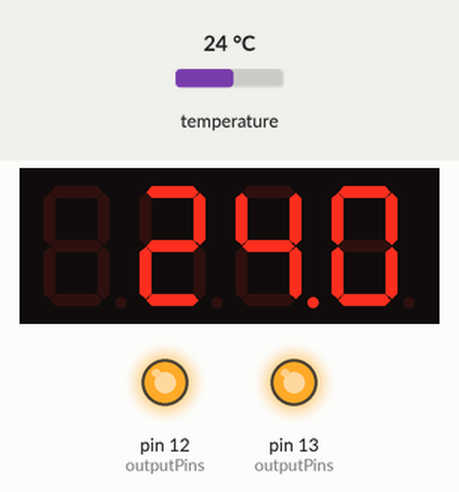
The sketch below on a simulated Arduino Uno, built with avr-gcc and run on an emulated ATmega328P. On the bench: 4-digit seven-segment display, output pins drawn as LEDs (lit = HIGH). Wiring (inferred from the names in the program): 4-digit 7-segment display, segments lit when LOW: segments pin 0, pin 1, pin 2, pin 3, pin 4, pin 5, pin 6, pin 7; digit selects pin 8, pin 9, pin 10, pin 11. Inputs (shaded band) come from the test bench; at power-on: temperature 24 °C. The segment pins are drawn as the display they are named for; pins used as bus, display or sensor lines are not drawn.

Above: at 2.8 s.
2.9 s: temperature set to 12 °C
At 3.4 s:
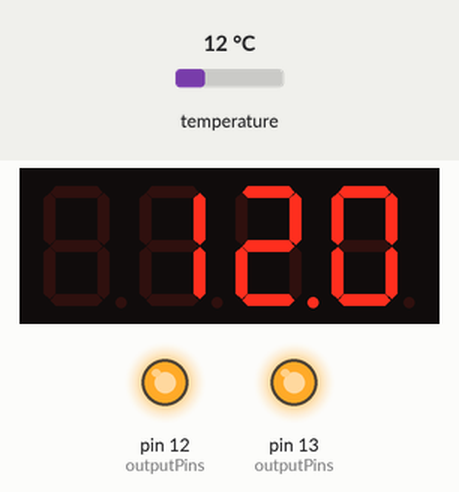
4.5 s: temperature set to 19 °C
At 5.7 s:
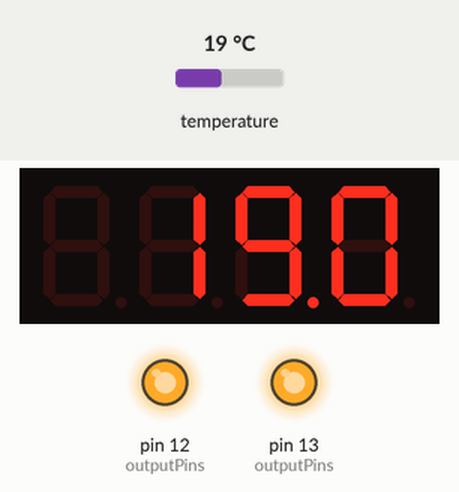
6.6 s: temperature set to 28 °C
At 8.4 s:
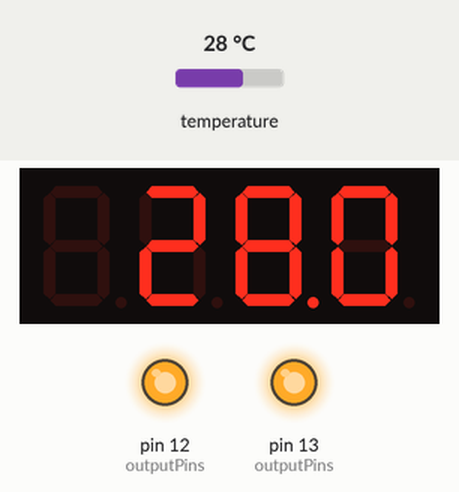
Timing chart, 0 to 9.9 s (numbered marks = the images above; inputs shaded):
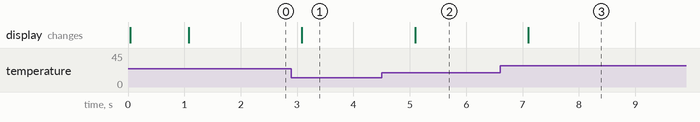

The sketch:

thermometer.ino
```cpp
#include <OneWire.h>

#define pb0  8
#define pb1  9
#define pb2  10
#define pb3  11
#define pb4  12
#define pb5  13

#define pd0  0
#define pd1  1
#define pd2  2
#define pd3  3
#define pd4  4
#define pd5  5
#define pd6  6
#define pd7  7

#define segA  0xFE
#define segB  0xFD
#define segC  0xFB
#define segD  0xF7
#define segE  0xEF
#define segF  0xDF
#define segG  0xBF
#define segDP 0x7F

// DS18S20 Temperature chip i/o
OneWire ds(A3);

const byte charsMap[13] =
{
    segA & segB & segC & segD & segE & segF,        // 0
    segB & segC,                                    // 1
    segA & segB & segD & segE & segG,               // 2
    segA & segB & segC & segD & segG,               // 3
    segB & segC & segF & segG,                      // 4
    segA & segC & segD & segG & segF,               // 5
    segA & segC & segD & segE & segF & segG,        // 6
    segA & segB & segC,                             // 7
    segA & segB & segC & segD & segE & segF & segG, // 8
    segA & segB & segC & segD & segF & segG,        // 9
    segG,                                           // -
    0xFF                                            // off
};

const byte outputPins[14] = {pd0, pd1, pd2, pd3, pd4, pd5, pd6, pd7, pb0, pb1, pb2, pb3, pb4, pb5};
const byte ledsAnodes[4] = {0xFE, 0xFD, 0xFB, 0xF7};

byte displayBuffer[4] = {10, 10, 10, 10};
byte currentDigit = 0;
byte isTempMeasured = false;
byte sensorAddr[8];

bool isConvPending = false;

unsigned long lastUpdate;
unsigned long currentMillis;

void setup(void)
{
    for (int i = 0; i < 14; i++)
    {
        pinMode(outputPins[i], OUTPUT);
    }

    PORTD = 0xFF;
    PORTB = PORTB | 0xFF;

    OCR0A = 0xAF;
    TIMSK0 |= _BV(OCIE0A);
}

void showDigit()
{
    PORTB = PORTB | 0x0F;
    PORTD = charsMap[displayBuffer[currentDigit]];

    if (currentDigit == 2 && isTempMeasured)
    {
        PORTD = PORTD & segDP;
    }

    PORTB = PORTB & ledsAnodes[currentDigit];

    currentDigit = currentDigit < 3 ? currentDigit + 1 : 0;
}


SIGNAL(TIMER0_COMPA_vect)
{
    showDigit();

    if (!isConvPending)
    {
        return;
    }

    currentMillis = millis();

    if ((currentMillis - lastUpdate) > 1000)
    {
        lastUpdate = millis();
        readSensorValue();
        isConvPending = false;
    }
}

void readSensor()
{
    if (isConvPending)
    {
        return;
    }

    ds.reset_search();

    if (!ds.search(sensorAddr))
    {
        ds.reset_search();
        return;
    }

    if (OneWire::crc8(sensorAddr, 7) != sensorAddr[7])
    {
        return;
    }

    ds.reset();
    ds.select(sensorAddr);
    ds.write(0x44, 1);  // start conversion, with parasite power on at the end

    isConvPending = true;
}

void readSensorValue()
{
    int HighByte, LowByte, TReading, SignBit, Tc_100, Whole, Fract;
    byte data[12];

    ds.reset();
    ds.select(sensorAddr);
    ds.write(0xBE); // Read Scratchpad

    for (int i = 0; i < 9; i++) // we need 9 bytes
    {
        data[i] = ds.read();
    }

    LowByte = data[0];
    HighByte = data[1];
    TReading = (HighByte << 8) + LowByte;
    SignBit = TReading & 0x8000;    // test most sig bit

    if (SignBit)    // negative
    {
        TReading = (TReading ^ 0xffff) + 1; // 2's comp
    }

    Tc_100 = (6 * TReading) + TReading / 4; // multiply by (100 * 0.0625) or 6.25

    Whole = Tc_100 / 100;   // separate off the whole and fractional portions
    Fract = Tc_100 % 100;

    byte tmpBuffer[4] = {11, 11, 11, 11};

    if (Whole > 9) {
      tmpBuffer[1] = Whole / 10;
    }

    tmpBuffer[2] = Whole % 10;
    tmpBuffer[3] = Fract / 10;

    if (SignBit)
    {
        if (Whole < 10)
        {
            tmpBuffer[1] = 10;
        }
        else
        {
            tmpBuffer[0] = 10;
        }
    }

    isTempMeasured = true;

    for (int i = 0; i < 4; i++)
    {
        displayBuffer[i] = tmpBuffer[i];
    }
}

void loop()
{
    readSensor();
}
```

Measured:
- after the input at 2.9 s, the display: changes after 0.18 s (image 1)
- after the input at 4.5 s, the display: changes after 0.60 s (image 2)
- after the input at 6.6 s, the display: changes after 0.50 s (image 3)
